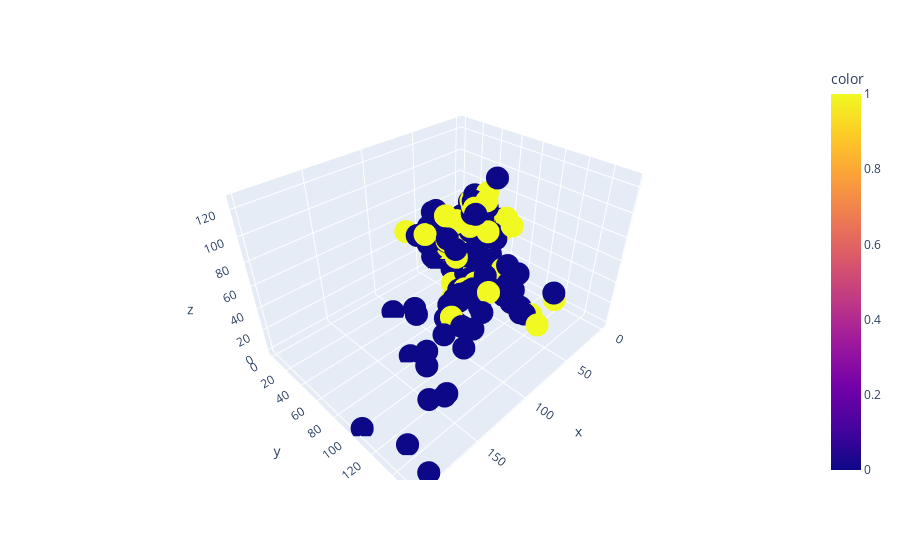

Write notebook code for a chart like this one.
### Code cell
# 3D Visualization of the train data
embeddings = encoder.predict(auto_train_preprocessed)

embeddings = pd.DataFrame(embeddings, columns=['x', 'y', 'z'])
fig = px.scatter_3d(embeddings, x='x', y='y', z='z', color=auto_train['DEFAULT'])
fig.show()

### Figure 1 — Plotly figure (JSON) as saved in the notebook; plotly's stock layout.template omitted (floating-point values rounded to 4 significant figures; data arrays with more than 128 entries replaced by an {"elided": "..."} marker saying what was removed)
{"data": [{"hovertemplate": "x=%{x}<br>y=%{y}<br>z=%{z}<br>color=%{marker.color}<extra></extra>", "legendgroup": "", "marker": {"color": {"elided": "750 int values"}, "coloraxis": "coloraxis", "symbol": "circle"}, "mode": "markers", "name": "", "scene": "scene", "showlegend": false, "type": "scatter3d", "x": {"elided": "750 float values"}, "y": {"elided": "750 float values"}, "z": {"elided": "750 float values"}}], "layout": {"coloraxis": {"colorbar": {"title": {"text": "color"}}, "colorscale": [[0, "#0d0887"], [0.1111, "#46039f"], [0.2222, "#7201a8"], [0.3333, "#9c179e"], [0.4444, "#bd3786"], [0.5556, "#d8576b"], [0.6667, "#ed7953"], [0.7778, "#fb9f3a"], [0.8889, "#fdca26"], [1, "#f0f921"]]}, "legend": {"tracegroupgap": 0}, "margin": {"t": 60}, "scene": {"domain": {"x": [0, 1], "y": [0, 1]}, "xaxis": {"title": {"text": "x"}}, "yaxis": {"title": {"text": "y"}}, "zaxis": {"title": {"text": "z"}}}}}
